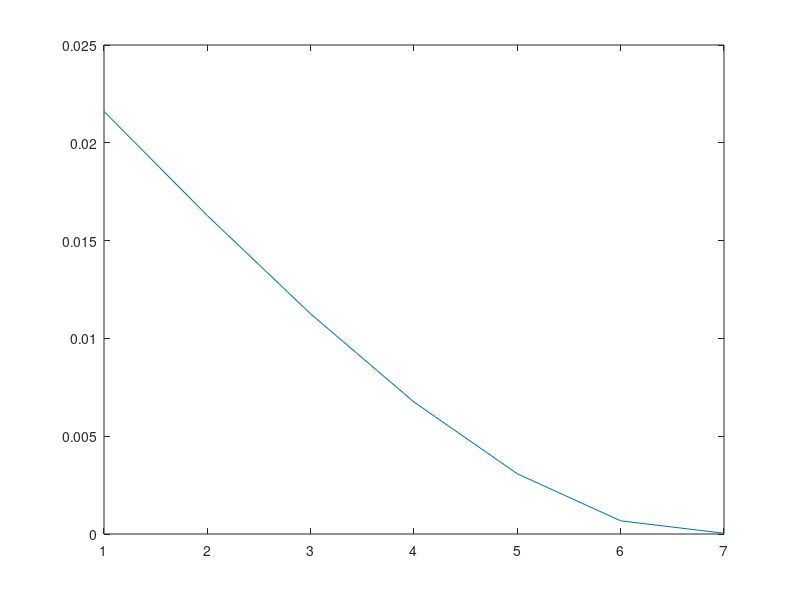

Reproduce this figure in MATLAB.
clear all;
x = [.2 .1 .4;.2 .1 .5];
d = [.2 .1 .1];
[n m] = size(x);
w = rand(n,1);
z = x'*w;
y = 1/(1+exp(-2*z));
k = 1;
erro(k) = 1/2*sum(d - y)^2;

while erro(k) > 0.0005
    for i = 1:n
        for j = 1:m
            w(i,1) = w(i,1) - 0.4*2.*x(i,j)*exp(-2*z(i,1))/(1+exp(-2*z(i,1)))^2;
        end
    end
    z = x'*w;
    y = 1 / (1+exp(-2*z));
    k = k+1;
    erro(k) = 0.5*(sum(d - y))^2;
   
    if k >100
        break
    end
end
plot(erro);
    
